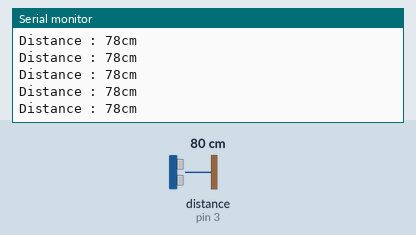
A sketch run on a simulated Arduino Uno, built with avr-gcc and run on an emulated ATmega328P. Parts: the last lines printed to the serial monitor. Wiring (inferred from the names in the program): ultrasonic range finder: trigger pin 2; echo pin 3. Inputs (shaded band) come from the test bench; at power-on: distance to the obstacle (sensor on pin 3) 80 cm. The echo pulse lasts 58.3 µs per cm.

Above: at 1.2 s.
1.3 s: distance to the obstacle (sensor on pin 3) set to 2 cm
At 1.38 s:
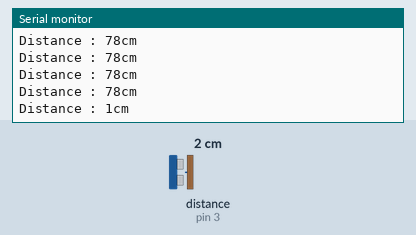
4.3 s: distance to the obstacle (sensor on pin 3) set to 4 cm
At 4.3 s:
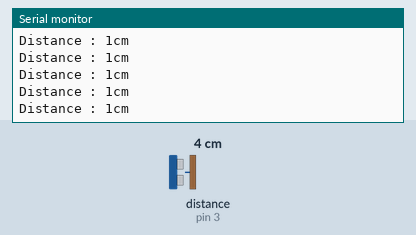
5.8 s: distance to the obstacle (sensor on pin 3) set to 35 cm
At 5.82 s:
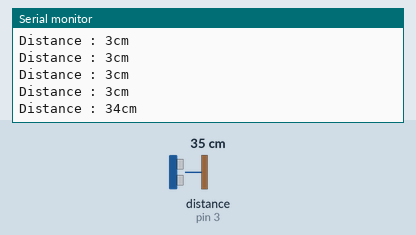
Timing chart, 0 to 8.8 s (numbered marks = the images above; inputs shaded):
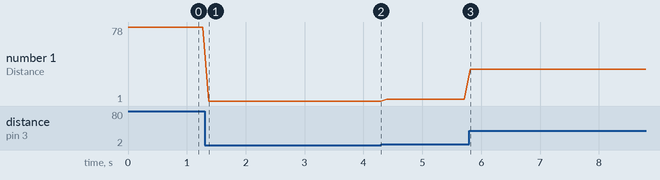

The sketch:

iot_2_1_3.ino
```cpp
int  tPin = 2;
int  ePin = 3;

void  setup() {
     Serial.begin(9600);
     pinMode(tPin, OUTPUT);
     pinMode(ePin, INPUT);
}
void  loop() {
     long d1 , d2;

     digitalWrite(tPin, LOW);
     delayMicroseconds(2);
     digitalWrite(tPin, HIGH);
     delayMicroseconds(10);
     digitalWrite(tPin, LOW);

           d1 = pulseIn(ePin, HIGH);

      d2 = d1 * 17 / 1000;

      Serial.print("Distance : ");
      Serial.print(d2);
      Serial.println("cm");
      delay(100);
}
```

Measured:
- after the input at 1.3 s, the serial monitor: prints a new line after 0.07 s (image 1)
- after the input at 5.8 s, the serial monitor: prints a new line at once (image 3)
- plotted number 1: 78 → 1 after the input at 1.3 s, 1 → 3 after the input at 4.3 s, 3 → 34 after the input at 5.8 s
